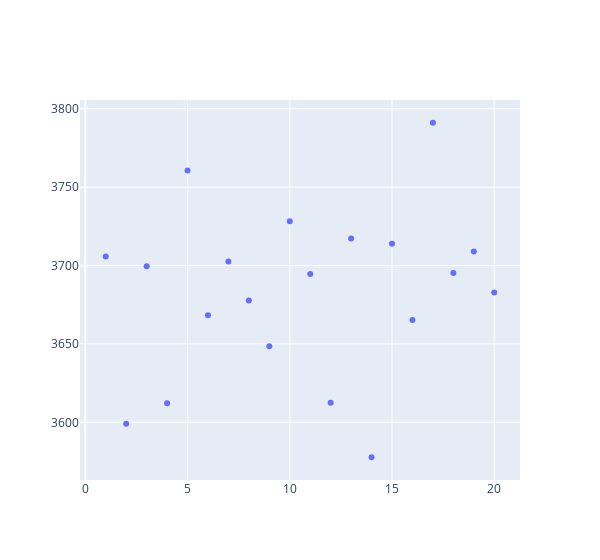

The cell this chart's notebook holds for it:
### Markdown cell above
# 8.Which of the following graphs reports the correct time series of the overall total purchase of pasta? (Sum the purchases by time units and plot the quantity by time unit.)

### Code cell
# 与正确答案的图形不一样，不知道为什么
t_q = df[['TIME', 'PASTA']].groupby("TIME").agg(np.sum)

t_q.reset_index(inplace=True)

fig = go.Figure(go.Scatter(x=t_q['TIME'], y=t_q['PASTA'], mode='markers'))
fig.update_layout(width=600)
fig.show()

### Figure 1 — Plotly figure (JSON) as saved in the notebook; plotly's stock layout.template omitted (floating-point values rounded to 4 significant figures)
{"data": [{"mode": "markers", "type": "scatter", "x": [1, 2, 3, 4, 5, 6, 7, 8, 9, 10, 11, 12, 13, 14, 15, 16, 17, 18, 19, 20], "y": [3706.0, 3599.0, 3700.0, 3612.0, 3761.0, 3668.0, 3703.0, 3678.0, 3649.0, 3728.0, 3695.0, 3612.0, 3717.0, 3578.0, 3714.0, 3665.0, 3791.0, 3695.0, 3709.0, 3683.0]}], "layout": {"width": 600}}
